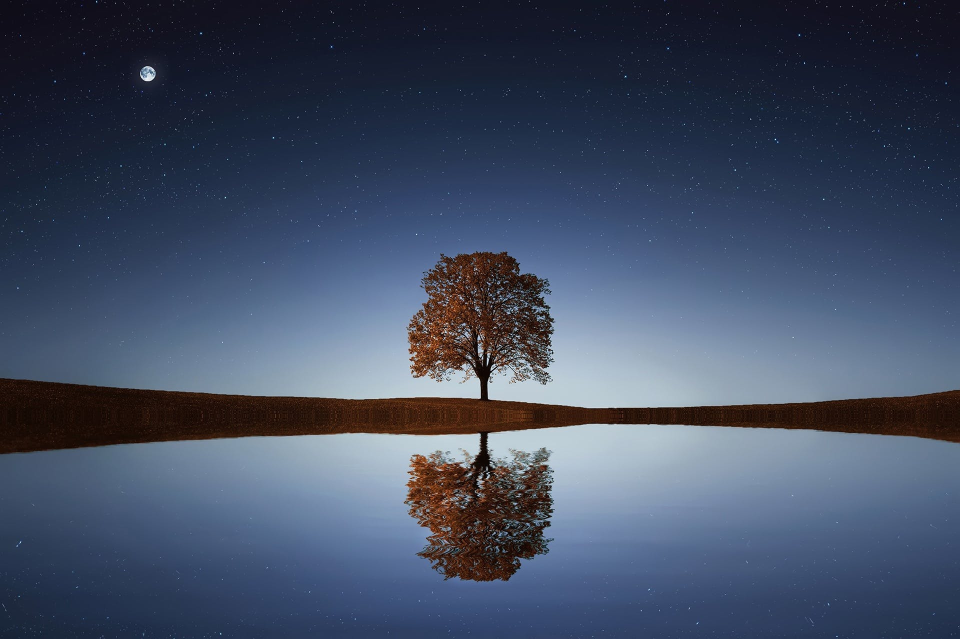
#> input picture Lab02/1.jpg, 1920 x 1278 px, found by its file name (shown at 1/2 size)
$ jupyter execute --allow-errors IUP-Lab-01.ipynb
#> lines starting #> are read from the running program, lines starting #| are printed output that depends on the picture; after the words box and inside, x2 and y2 are one past the last pixel; in counts of white or black regions, pixels touching at a corner belong together
[cell 1]
import cv2
import matplotlib.pyplot as plt

[cell 2]
img = cv2.imread('E:\\Wallpapers\\1.jpg')
#> img is the input picture: shape (1278, 1920, 3); mean B, G, R 98.5, 76.5, 65.3

[cell 3]
plt.imshow(cv2.cvtColor(img,cv2.COLOR_BGR2RGB))

[cell 4]
cv2.imwrite('E:\\Wallpapers\\1.jpg', img)
#> Out = True

[cell 5]
cv2.imshow('ouptputwindow', img)
cv2.waitKey()
cv2.destroyAllWindows()

[cell 6]
pix= img[100,100]
#> pix = [30, 18, 18]

[cell 7]
print(pix)
#| [30 18 18]

[cell 8]
img[200,200] = [0,0,255]
#> img: shape (1278, 1920, 3); under 0.01% of pixels changed, all inside (x1, y1, x2, y2) = (200, 200, 201, 201)

[cell 9]
img2 = cv2.imread('E:\\Wallpapers\\2.jpg')

#> (a cell that did not finish here is left out)

#> (a cell that did not finish here is left out)

[cell 12]
print(pix)
#| [30 18 18]

#> (a cell that did not finish here is left out)

[cell 14]
img2 = cv2.imread('E:\\Wallpapers\\2.jpg')

[cell 15]
print(img.shape)
#| (1278, 1920, 3)

[cell 16]
print(img.size)
#| 7361280

[cell 17]
print(img.dtype)
#| uint8

[cell 18]
b,g,r = cv2.split(img)
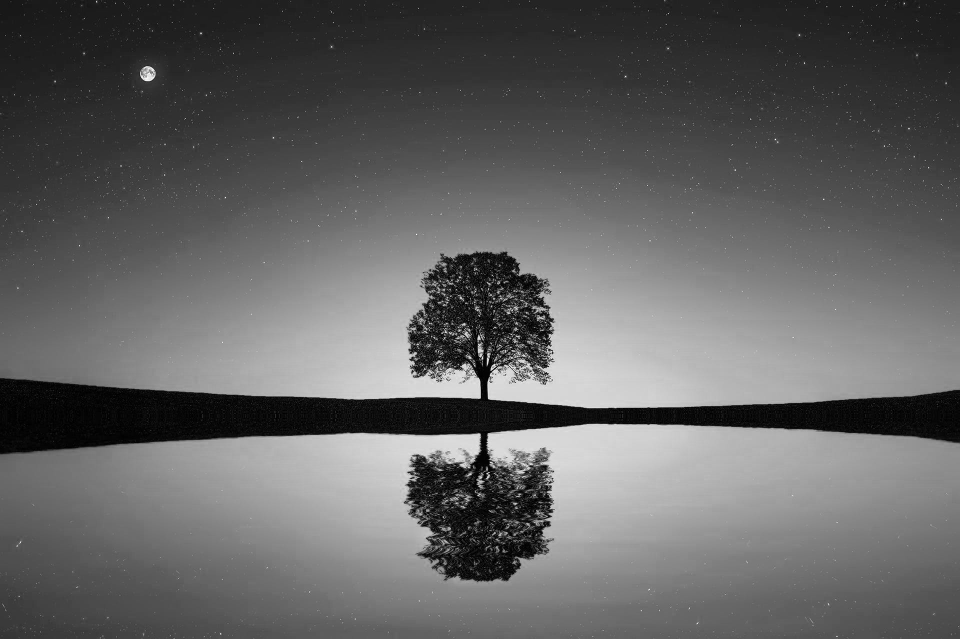
#> b: shape (1278, 1920) (shown at 1/2 size); min 0, max 255, mean 98.5
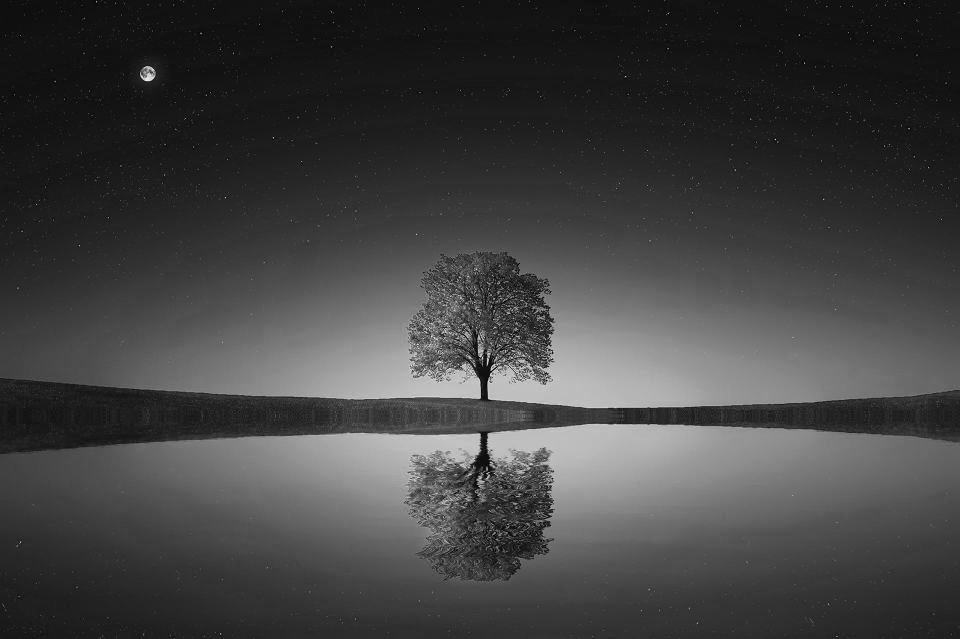
#> r: shape (1278, 1920) (shown at 1/2 size); min 0, max 255, mean 65.3

[cell 19]
_, bmod = cv2.threshold(b,100,255,cv2.THRESH_BINARY)
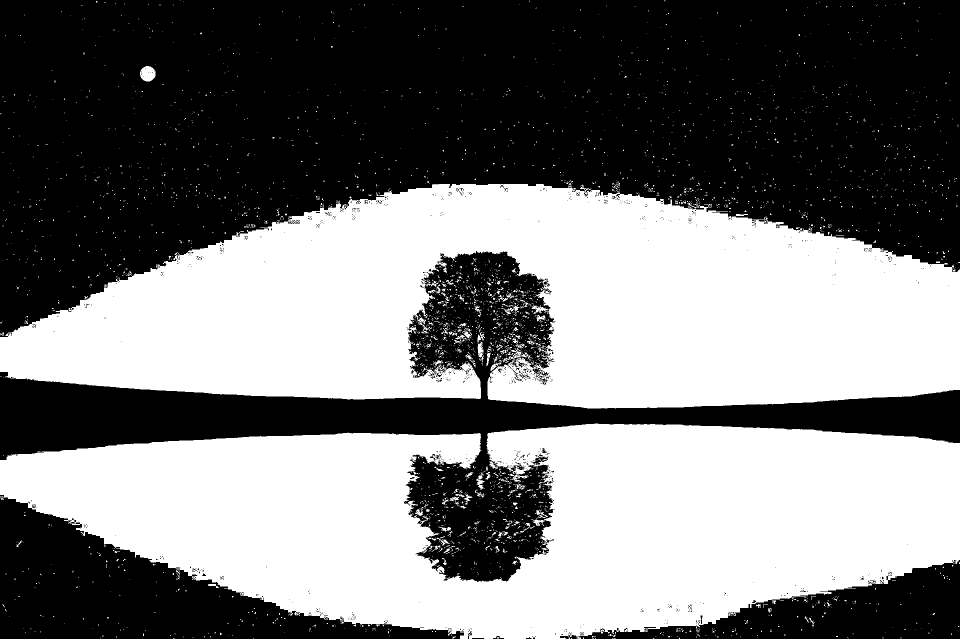
#> bmod: shape (1278, 1920) (shown at 1/2 size); 47.6% white; 3454 white regions (3301 under 20 px), largest, box (x1, y1, x2, y2) and area: (0, 368, 1920, 817) 585267, (0, 847, 1920, 1278) 563175, (280, 132, 311, 163) 739

[cell 20]
merged = cv2.merge((bmod,g,r))
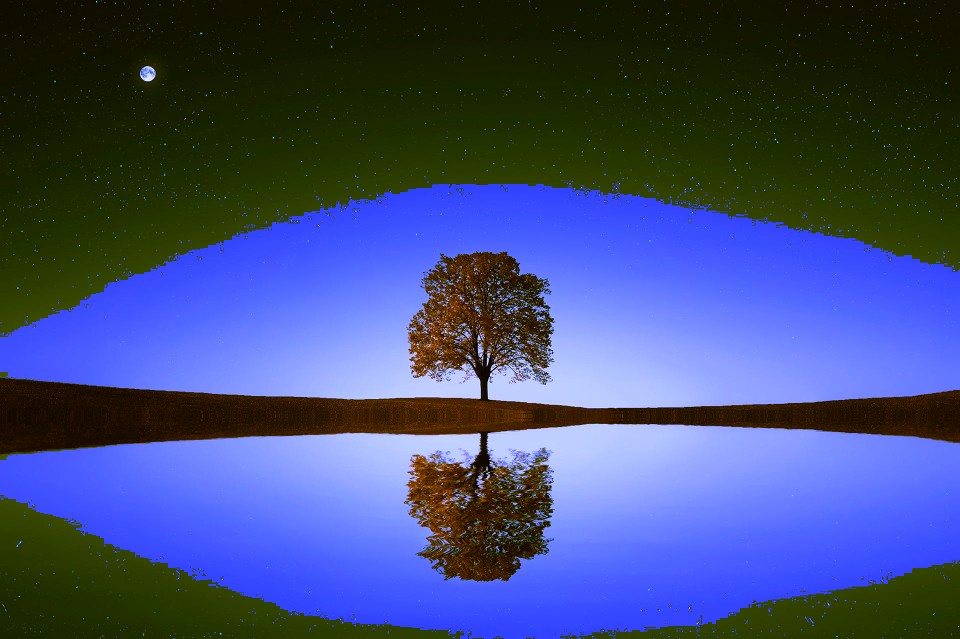
#> merged: shape (1278, 1920, 3) (shown at 1/2 size); mean B, G, R 121.4, 76.5, 65.3

[cell 21]
cv2.imshow('ouptputwindow', merged)
cv2.waitKey()
cv2.destroyAllWindows()

[cell 22]
resized = cv2.resize(img,(200,200))
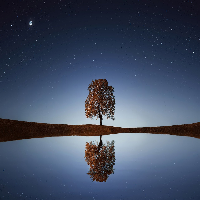
#> resized: shape (200, 200, 3); mean B, G, R 98.4, 76.4, 65.2

[cell 23]
cv2.imshow('ouptputwindow', resized)
cv2.waitKey()
cv2.destroyAllWindows()

[cell 24]
rotated = cv2.rotate(img,cv2.ROTATE_90_CLOCKWISE)
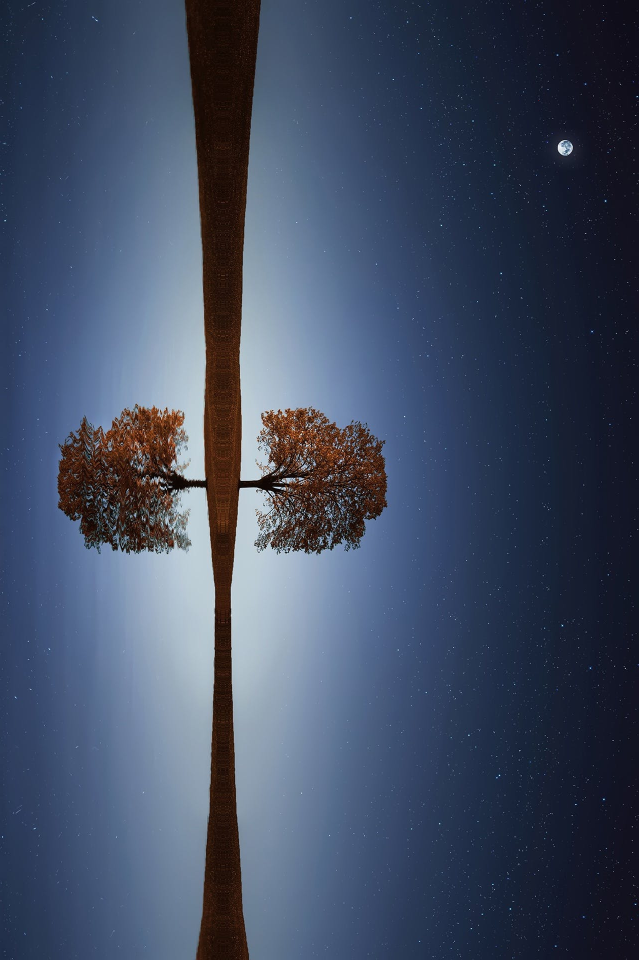
#> rotated: shape (1920, 1278, 3) (shown at 1/2 size); mean B, G, R 98.5, 76.5, 65.3

[cell 25]
cv2.imshow('ouptputwindow', rotated)
cv2.waitKey()
cv2.destroyAllWindows()

[cell 26]
cv2.circle(img,(100,100),75,(0,255,0))
#> img: shape (1278, 1920, 3); mean B, G, R 98.5, 76.6, 65.3

[cell 27]
cv2.imshow('ouptputwindow', img)
cv2.waitKey()
cv2.destroyAllWindows()

[cell 28]
cv2.rectangle(img,(100,100),(300,300),(0,255,0),1)
#> img: shape (1278, 1920, 3); mean B, G, R 98.5, 76.7, 65.3

[cell 29]
cv2.imshow('ouptputwindow', img)
cv2.waitKey()
cv2.destroyAllWindows()

[cell 30]
cv2.putText(img, "Hello", (100,100), cv2.FONT_HERSHEY_SIMPLEX,1,(0,0,255))
#> img: shape (1278, 1920, 3); mean B, G, R 98.5, 76.6, 65.3

[cell 31]
cv2.imshow('ouptputwindow', img)
cv2.waitKey()
cv2.destroyAllWindows()

[cell 32]
imggray = cv2.imread('E:\\Wallpapers\\1.jpg',0)
#> imggray: shape (1278, 1920); min 0, max 255, mean 75.7

[cell 33]
cv2.imshow('ouptputwindow', imggray)
cv2.waitKey()
cv2.destroyAllWindows()

[cell 34]
_,binaryimg = cv2.threshold(imggray,100,255,cv2.THRESH_BINARY)
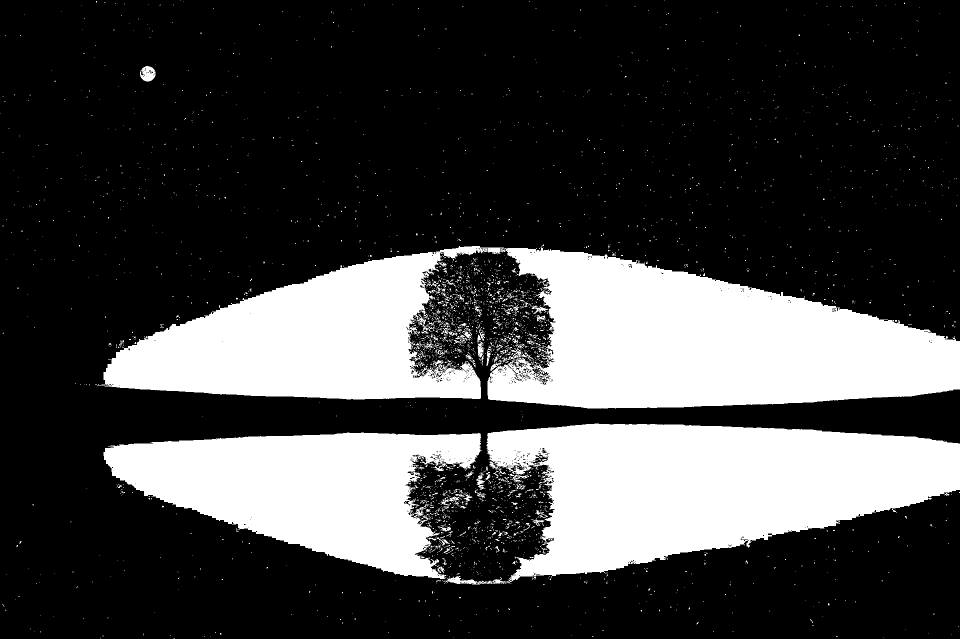
#> binaryimg: shape (1278, 1920) (shown at 1/2 size); 27.1% white; 3327 white regions (3173 under 20 px), largest, box (x1, y1, x2, y2) and area: (194, 492, 1920, 817) 329328, (886, 847, 1920, 1169) 191346, (207, 865, 963, 1158) 125974

[cell 35]
cv2.imshow('ouptputwindow', binaryimg)
cv2.waitKey()
cv2.destroyAllWindows()

[cell 36]
negative = cv2.bitwise_not(img)
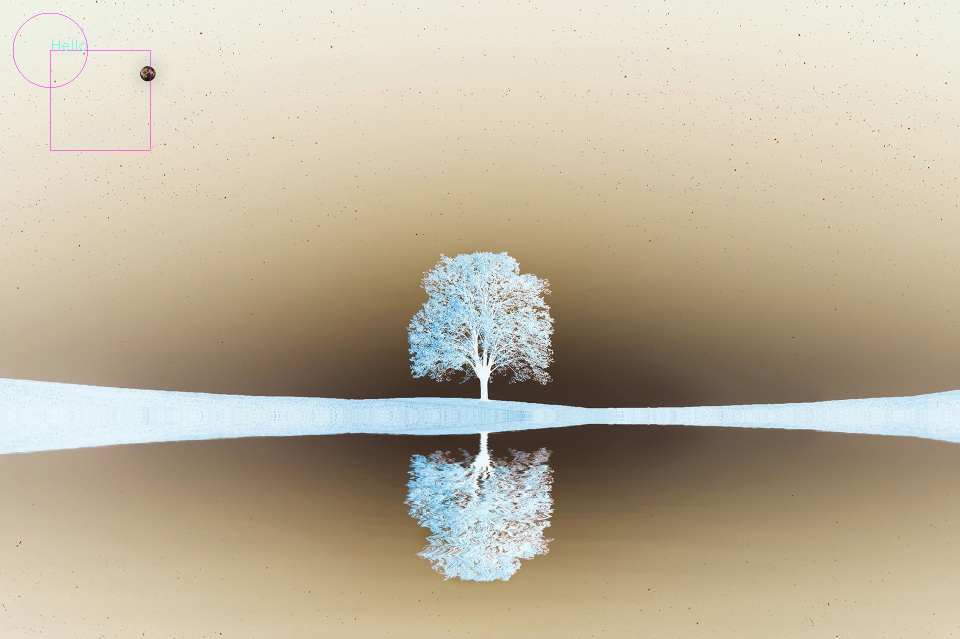
#> negative: shape (1278, 1920, 3) (shown at 1/2 size); mean B, G, R 156.5, 178.4, 189.7

$ run again, with Lab03/1.jpg copied over Lab02/1.jpg
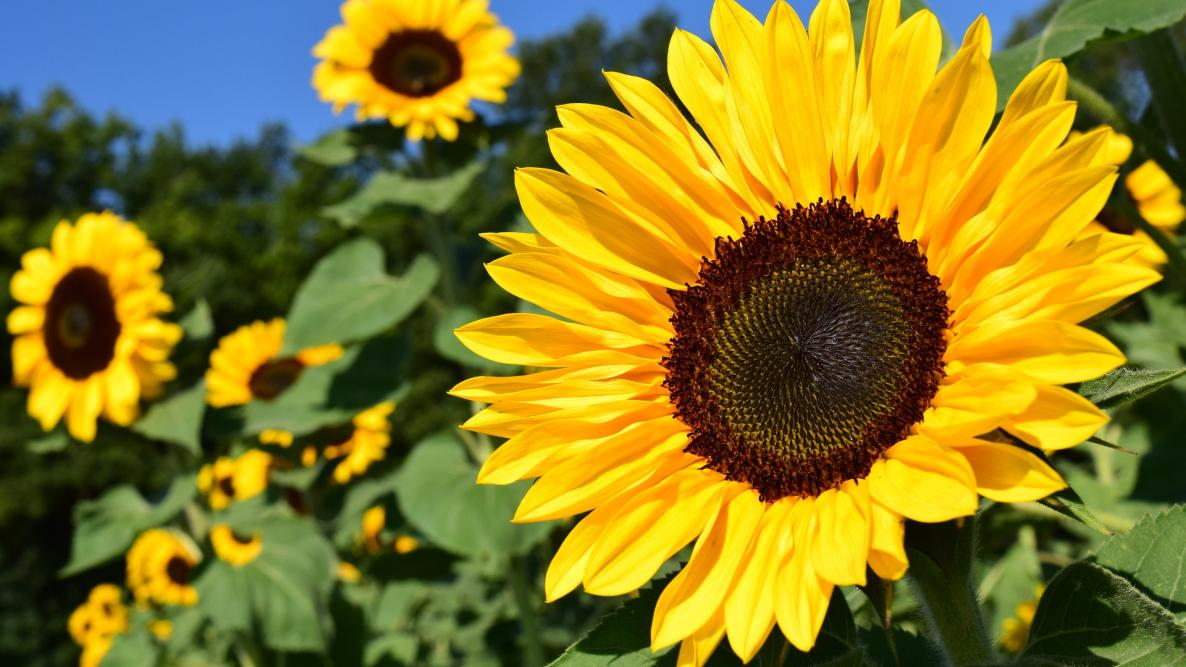
#> input picture Lab03/1.jpg, 1186 x 667 px, found by its file name
#> img is the input picture: shape (667, 1186, 3); mean B, G, R 35.4, 122, 134.6
#> Out = True
#> pix = [220, 137, 86]
#| [220 137  86]
#| [220 137  86]
#| (667, 1186, 3)
#| 2373186
#| uint8
#> `_, bmod = cv2.threshold(b,100,255,cv2.THRESH_BINARY)`:
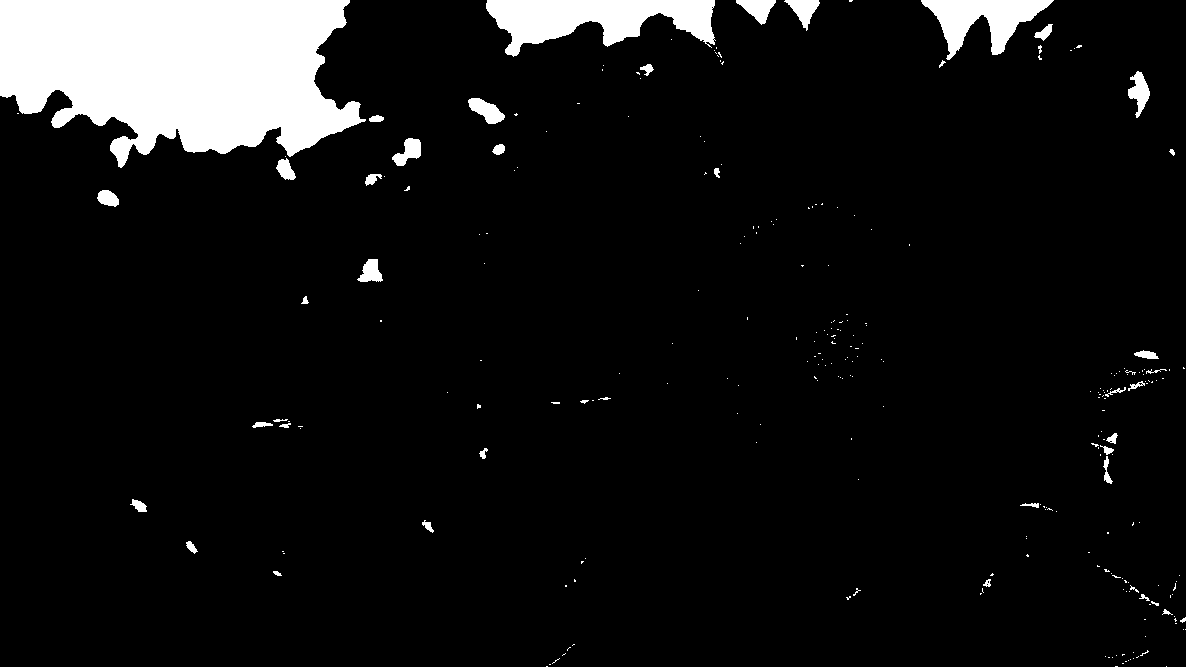
#> bmod: shape (667, 1186); 7.8% white; 268 white regions (223 under 20 px), largest, box (x1, y1, x2, y2) and area: (0, 0, 366, 168) 44682, (486, 0, 716, 57) 7453, (921, 0, 1054, 60) 3678
#> binaryimg: shape (667, 1186); 58.8% white; 126 black regions (85 under 20 px), largest, box (x1, y1, x2, y2) and area: (0, 9, 722, 667) 149837, (659, 196, 955, 504) 61614, (702, 502, 1186, 667) 37765
#> `negative = cv2.bitwise_not(img)`:
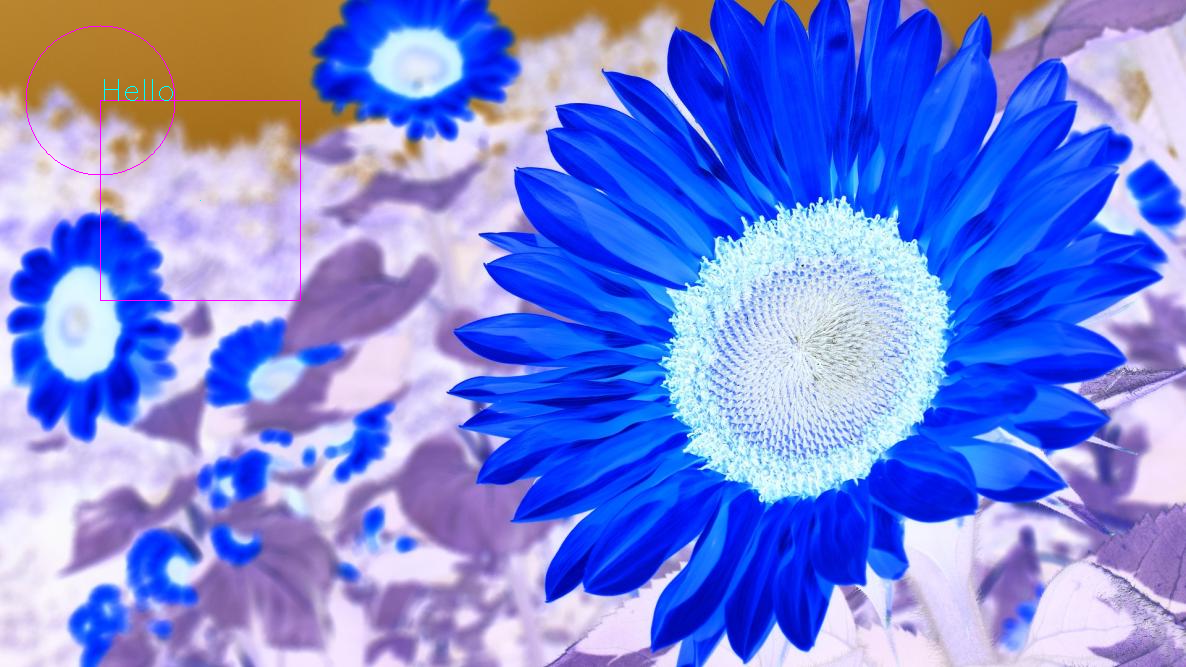
#> negative: shape (667, 1186, 3); mean B, G, R 219.8, 132.8, 120.5
